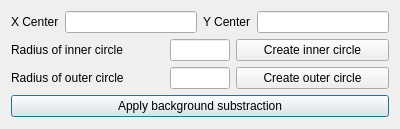
<?xml version="1.0" encoding="UTF-8"?>
<ui version="4.0">
 <class>backgroundSubstraction</class>
 <widget class="QDialog" name="backgroundSubstraction">
  <property name="geometry">
   <rect>
    <x>0</x>
    <y>0</y>
    <width>400</width>
    <height>129</height>
   </rect>
  </property>
  <property name="sizePolicy">
   <sizepolicy hsizetype="Preferred" vsizetype="Preferred">
    <horstretch>0</horstretch>
    <verstretch>0</verstretch>
   </sizepolicy>
  </property>
  <property name="windowTitle">
   <string>backgroundSubstraction</string>
  </property>
  <layout class="QGridLayout" name="gridLayout_2">
   <item row="0" column="0">
    <layout class="QGridLayout" name="gridLayout">
     <item row="1" column="1">
      <widget class="QLineEdit" name="innerRadiusLineEdit">
       <property name="maximumSize">
        <size>
         <width>60</width>
         <height>16777215</height>
        </size>
       </property>
      </widget>
     </item>
     <item row="1" column="0">
      <widget class="QLabel" name="label">
       <property name="text">
        <string>Radius of inner circle</string>
       </property>
      </widget>
     </item>
     <item row="3" column="0" colspan="3">
      <widget class="QPushButton" name="applyButton">
       <property name="text">
        <string>Apply background substraction</string>
       </property>
      </widget>
     </item>
     <item row="2" column="0">
      <widget class="QLabel" name="label_2">
       <property name="text">
        <string>Radius of outer circle</string>
       </property>
      </widget>
     </item>
     <item row="1" column="2">
      <widget class="QPushButton" name="innerCircleButton">
       <property name="text">
        <string>Create inner circle</string>
       </property>
      </widget>
     </item>
     <item row="2" column="1">
      <widget class="QLineEdit" name="outerRadiusLineEdit">
       <property name="maximumSize">
        <size>
         <width>60</width>
         <height>16777215</height>
        </size>
       </property>
      </widget>
     </item>
     <item row="2" column="2">
      <widget class="QPushButton" name="outerCircleButton">
       <property name="text">
        <string>Create outer circle</string>
       </property>
      </widget>
     </item>
     <item row="0" column="0" colspan="3">
      <layout class="QHBoxLayout" name="horizontalLayout">
       <item>
        <widget class="QLabel" name="label_3">
         <property name="sizePolicy">
          <sizepolicy hsizetype="Preferred" vsizetype="Fixed">
           <horstretch>0</horstretch>
           <verstretch>0</verstretch>
          </sizepolicy>
         </property>
         <property name="text">
          <string>X Center</string>
         </property>
        </widget>
       </item>
       <item>
        <widget class="QLineEdit" name="xCenterLineEdit">
         <property name="readOnly">
          <bool>true</bool>
         </property>
        </widget>
       </item>
       <item>
        <widget class="QLabel" name="label_4">
         <property name="sizePolicy">
          <sizepolicy hsizetype="Preferred" vsizetype="Fixed">
           <horstretch>0</horstretch>
           <verstretch>0</verstretch>
          </sizepolicy>
         </property>
         <property name="text">
          <string>Y Center</string>
         </property>
        </widget>
       </item>
       <item>
        <widget class="QLineEdit" name="yCenterLineEdit"/>
       </item>
      </layout>
     </item>
    </layout>
   </item>
  </layout>
 </widget>
 <resources/>
 <connections/>
</ui>
